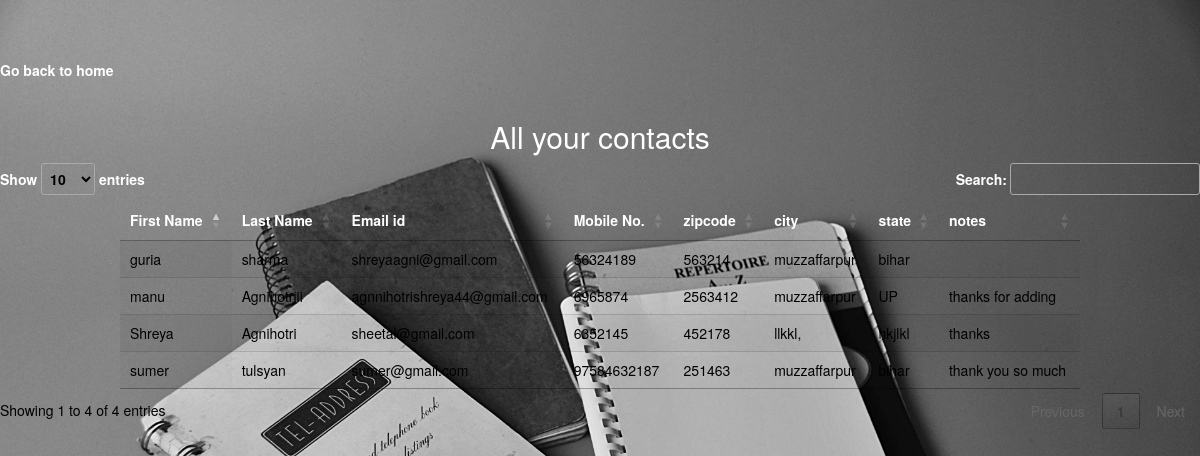
/users/, run on the app's committed database.
### AddressBookApp/models.py (models this page shows)
class AddressBookApplication(models.Model):
    first_name = models.CharField(max_length=100)
    last_name = models.CharField(max_length=100, blank=True)
    phone_number = models.IntegerField(max_length=12)
    email_address = models.EmailField(max_length=200, unique=True)
    zip_code = models.IntegerField(max_length=10)
    city = models.CharField(max_length=100)
    state = models.CharField(max_length=100)
    notes = models.TextField(max_length=500, blank=True)

### AddressBookApp/views.py (the view)
# urls.py: url(r'users/', AddressBookView.as_view(), name = 'users'),
class AddressBookView(View):
    def get(self,request):
      try:
        model = AddressBookApplication()
        all_user= AddressBookApplication.objects.all()
        print(all_user)
        return render(request, 'user_table.html', {'all_user': all_user })
      except:
        return render(request, 'error.html')

### AddressBookApp/templates/user_table.html (shortened to what this page needs)
<!DOCTYPE html>
{% extends 'header.html' %}
{% load staticfiles %}
{% block content %}
<head>
  <meta charset="utf-8">
  <link rel="stylesheet" href="https://maxcdn.bootstrapcdn.com/bootstrap/3.3.7/css/bootstrap.min.css">
  <link rel="stylesheet" href="/AddressBook/AddressBookApp/static/style.css">
	<link rel="stylesheet" type="text/css" href="http://cdn.datatables.net/1.10.19/css/dataTables.jqueryui.min.css"/>
   <link rel="stylesheet" href="https://cdn.datatables.net/1.10.19/css/jquery.dataTables.min.css">
</head>
<br><br><br>
<div><strong><a href="{% url 'home' %}" >Go back to home</a></strong></div></center>
<br>
{% if all_user %}
<center><strong><h2>All your contacts</h2></strong></center>
<table id="user_table" class="display nowrap" style="width:80%">
        <thead>
            <tr>
                <th>First Name</th>
                <th>Last Name</th>
                <th>Email id</th>
                <th>Mobile No.</th>
                <th>zipcode</th>
                <th>city</th>
                <th>state</th>
                <th>notes</th>
            </tr>  </thead>
            <tbody>
{% for user in  all_user %}
  <tr>
                <td> {{ user.first_name }}</td>
                <td>{{ user.last_name }}</td>
                <td>{{ user.email_address }}</td>
                <td>  {{ user.phone_number }}</td>
                <td> {{ user.zip_code }} </td>
                <td> {{ user.city }}</td>
                  <td> {{ user.state }}</td>
                  <td> {{ user.notes }}</td>
            </tr>
     {% endfor %}
        </tbody>
    </table>
  {% endif %}
{% endblock %}

### AddressBookApp/templates/header.html (shortened to what this page needs)
<!DOCTYPE html>
{% load staticfiles %}
<html lang="en">
<head>
    <link rel="stylesheet" type="text/css" href="http://cdn.datatables.net/1.10.15/css/dataTables.jqueryui.min.css"/>
    <link rel="stylesheet" href="https://maxcdn.bootstrapcdn.com/bootstrap/3.3.7/css/bootstrap.min.css">
        <link rel="stylesheet" href="https://cdnjs.cloudflare.com/ajax/libs/bootstrap-select/1.12.4/css/bootstrap-select.min.css">
    <link rel="stylesheet" href="https://cdnjs.cloudflare.com/ajax/libs/font-awesome/4.7.0/css/font-awesome.min.css">
   <link rel="stylesheet" type="text/css" href="{% static 'style/style.css' %}" />
</head>
<body class="body" style="background-color:#f6f6f6">
    <div>
       {% block content %}
       {% endblock %}
    </div>
</body>
</html>

### AddressBookApp/static/style/style.css (style rules this page uses)
body { background: white url("images/back.jpg") no-repeat right bottom; background-size:100%; background-position: top; background-attachment: fixed; background-opacity: 0.5; }
h2 { color: white; }
tr { color: white; }
td { color: black; }
a:link { color: white; }

### data on the page
AddressBookApplication: first_name "Shreya", last_name "Agnihotri", email_address "sheetal@gmail.com", phone_number "6352145", zip_code "452178", city "llkkl,", state "hkjlkl", notes "thanks"
AddressBookApplication: first_name "sumer", last_name "tulsyan", email_address "sumer@gmail.com", phone_number "97584632187", zip_code "251463", city "muzzaffarpur", state "bihar", notes "thank you so much"
AddressBookApplication: first_name "manu", last_name "Agnihotriii", email_address "agnnihotrishreya44@gmail.com", phone_number "6965874", zip_code "2563412", city "muzzaffarpur", state "UP", notes "thanks for adding"
AddressBookApplication: first_name "guria", last_name "sharma", email_address "shreyaagni@gmail.com", phone_number "56324189", zip_code "563214", city "muzzaffarpur", state "bihar"
